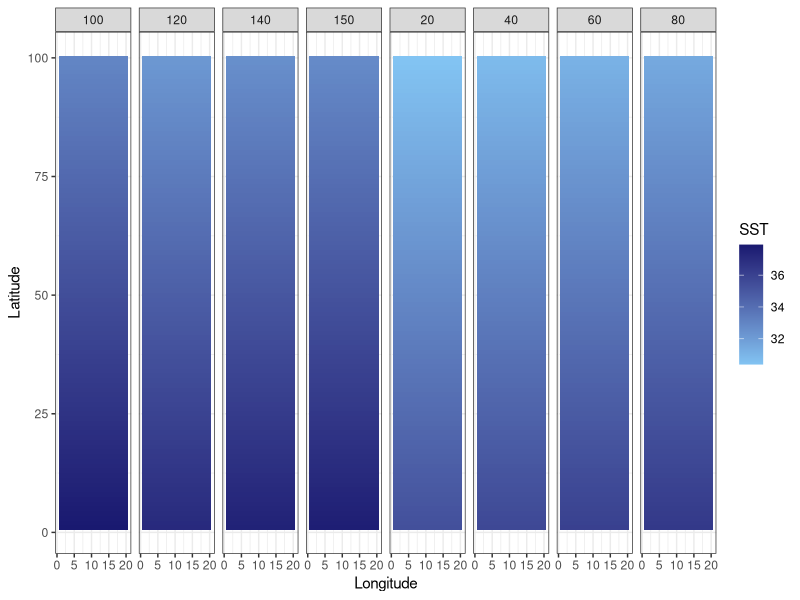

Generate this figure with R:
library(tidyverse)

years = 150
NS.patches = 100
EW.patches = 20
opt.temp = 25

### UNCOMMENT FOR CONSTANT MEAN SHIFT SST
# SST.patches <- array(0, c(NS.patches, EW.patches, years))
# start_SST = opt.temp + NS.patches*0.1
# 
# for (i in 1:years) {
#   SST = start_SST
#   if (SST > 35) {
#     SST = 35
#   }
#   for (lat in 1:NS.patches) {
#     SST.patches[lat,,i] = SST
#     SST = SST - 0.1
#   }
#   start_SST = start_SST + 0.018
# }

### UNCOMMENT FOR ENSO VARIABLE MEAN SST
# SST.patches <- array(0, c(NS.patches, EW.patches, years))
# start_SST = opt.temp + NS.patches*0.1
# 
# for (i in 1:years) {
#   SST = start_SST
#   if (SST > 35) {
#     SST = 35
#   }
#   for (lat in 1:NS.patches) {
#     SST.patches[lat,,i] = SST
#     SST = SST - 0.1
#   }
#   start_SST = start_SST + rnorm(1, mean = 0.018, sd = 0.1)
# }

### UNCOMMENT FOR SHOCK SST CHANGES
SST.patches <- array(0, c(NS.patches, EW.patches, years))
start_SST = opt.temp + NS.patches*0.1
num_years = 0

for (i in 1:years) {
  #print(num_years)
  if (num_years == 0) {
    heat_prob = runif(1, 0, 1)
    if (heat_prob > 0.8) {
      num_years <- floor(runif(1, 1, 4))
      intensity <- runif(1, 1, 3)
      SST = start_SST + intensity
    } else {
      num_years <- 0
      SST = start_SST
    }
  } else if (num_years != 0) {
    num_years = num_years - 1
    SST = start_SST + intensity
  }
  for (lat in 1:NS.patches) {
    SST.patches[lat,,i] = SST
    SST = SST - 0.05
  }
  start_SST = start_SST + 0.018
}

output_df = data.frame() #create dataframe to hold results

for(b in 1:years) {
  SSTdf = SST.patches[,,b] %>% 
    as.data.frame() 
  
  SSTdf$lat = c(1:NS.patches)
  SSTdf$year = paste0(b)
  
  output_df = bind_rows(output_df, SSTdf)
}

SSTdf = output_df %>% 
  pivot_longer(V1:V20,
               names_to = "lon",
               values_to = "sst") %>% 
  mutate(lon = case_when(
    lon == "V1" ~ 1,
    lon == "V2" ~ 2,
    lon == "V3" ~ 3,
    lon == "V4" ~ 4,
    lon == "V5" ~ 5,
    lon == "V6" ~ 6,
    lon == "V7" ~ 7,
    lon == "V8" ~ 8,
    lon == "V9" ~ 9,
    lon == "V10" ~ 10,
    lon == "V11" ~ 11,
    lon == "V12" ~ 12,
    lon == "V13" ~ 13,
    lon == "V14" ~ 14,
    lon == "V15" ~ 15,
    lon == "V16" ~ 16,
    lon == "V17" ~ 17,
    lon == "V18" ~ 18,
    lon == "V19" ~ 19,
    lon == "V20" ~ 20
  )) %>% 
  mutate(year = as.factor(year)) %>% 
  filter(year %in% c(20,40,60,80,100,120,140,150)) 

ggplot(SSTdf, aes(lon, lat, fill = sst)) +
  geom_tile() +
  labs(x = "Longitude", y = "Latitude", fill = "SST") +
  theme_bw() +
  scale_fill_gradient2(low = "white", high = "midnightblue", mid = "lightskyblue", midpoint = 30) +
  facet_grid(~year)
